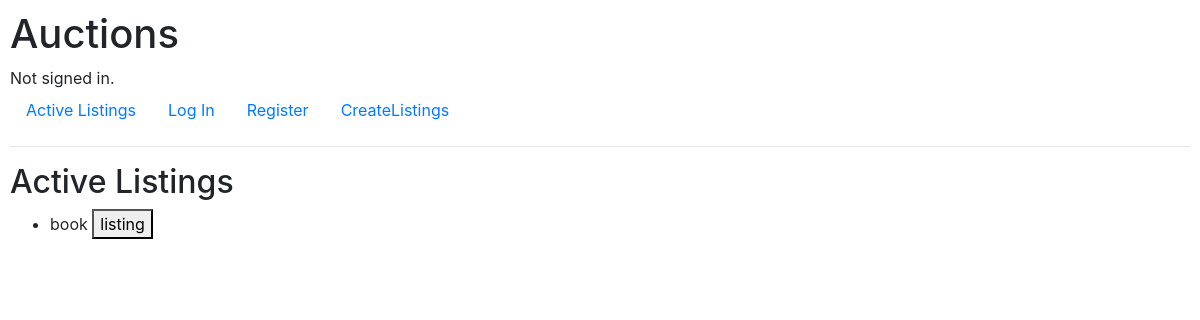
Before: / with the older database file.
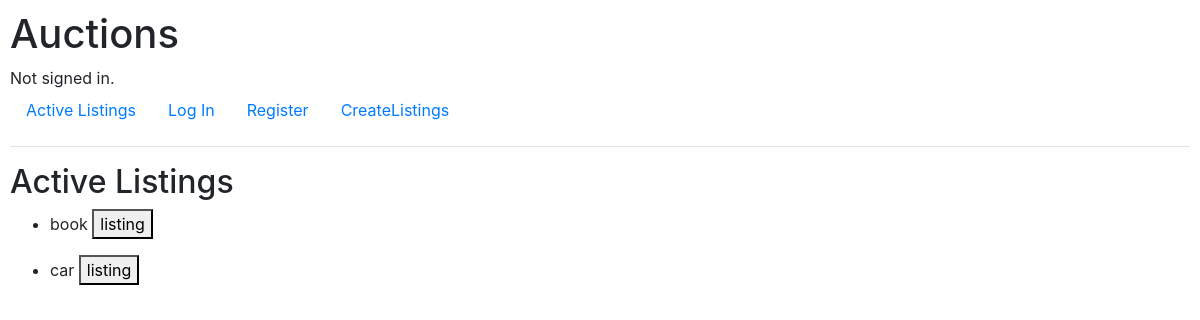
After: the same page with the newer database file.
### auctions/models.py (models this page shows)
class AuctionListing(models.Model):
    item=models.CharField(max_length=64)
    owner=models.ForeignKey(User,on_delete=models.CASCADE)
    description=models.CharField(max_length=64)
    listingprice=models.IntegerField()
    img=models.URLField()

### auctions/views.py (the view)
# urls.py: path("", views.index, name="index"),
def index(request):
    return render(request, "auctions/index.html",{
        'items':AuctionListing.objects.all()
    })

### auctions/templates/auctions/index.html (shortened to what this page needs)
{% extends "auctions/layout.html" %}
{% block body %}
    <h2>Active Listings</h2>
    {%for item in items%}
    <ul>
        <li><form action="{%url 'listing' id=item.id%}" method="POST">
            {{item.item}}
            <button type="submit">listing</button>
        </form></li>
    </ul>
    {%endfor%}
{% endblock %}

Changed rows visible on the page:
added AuctionListing: item "car"
